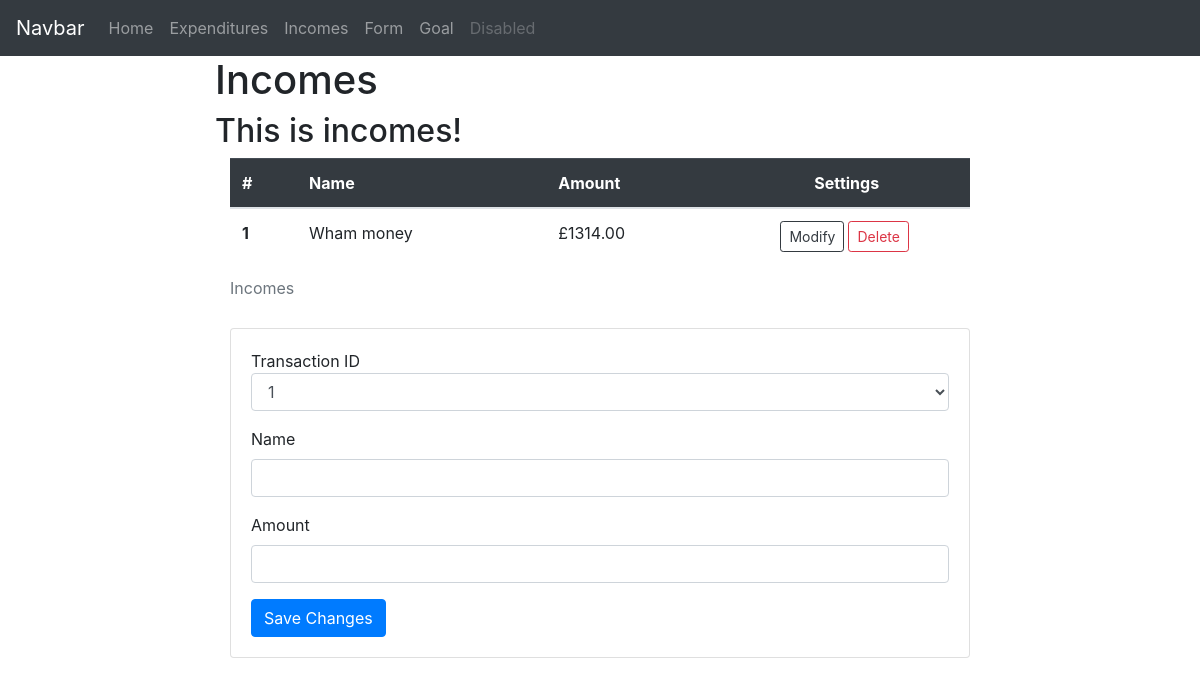
/incomes, run on an earlier commit of the app's database.
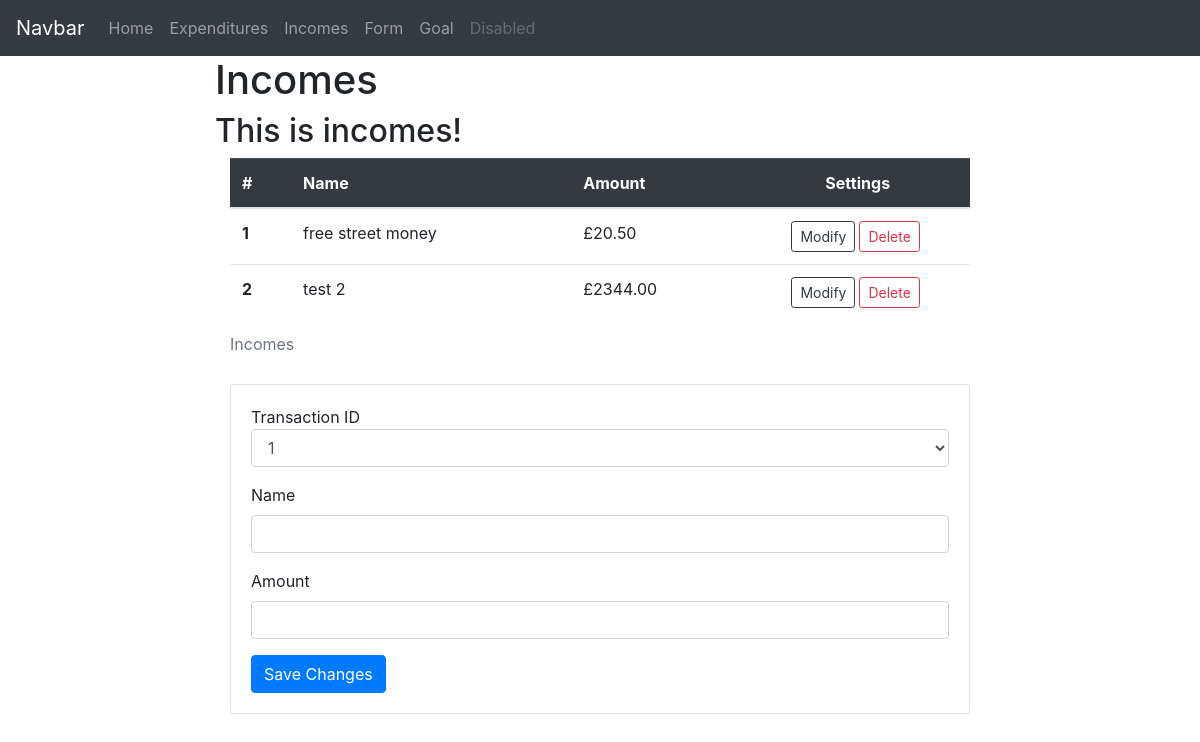
And on a later commit of the database.
### app/models.py (models this page shows)
class Income(db.Model):
    id = db.Column(db.Integer, primary_key=True)
    name = db.Column(db.String(500), index=True, unique=True, nullable=False)
    amount = db.Column(db.Float, nullable=False)

### app/views.py (the view)
@app.route('/incomes', methods =['GET','POST'])
def incomes():
    modify_form=ModifyIncomeForm()
    with app.app_context():
        incomes_list=db.session.query(models.Income).all()
    for x in incomes_list:
        modify_form.id.choices.append(x.id)
    incomes_count = len(incomes_list)
    incomes={'description':'This is incomes!'}
    return render_template('incomes.html', title='Incomes',incomes_list = incomes_list, incomes_count=incomes_count ,incomes=incomes, modify_form=modify_form) #this is the base location

### app/forms.py
class ModifyIncomeForm(FlaskForm):
    id = SelectField('ID',validators=[DataRequired()],choices=[])
    name = StringField('Name')
    amount = FloatField('Amount',validators=[NumberRange(min=0.01, max=9.0e12)])
    submit = SubmitField('Save Changes')

### app/templates/incomes.html (shortened to what this page needs)
{% extends "base.html" %}]
{%block content%}
<h1>Incomes</h1>
<h2>{{incomes.description}}</h2>
<div class="container">
    <table class="table table-hover">
        <caption>Incomes</caption>
        <thead class="table-dark">
          <tr>
            <th scope="col">#</th>
            <th scope="col">Name</th>
            <th scope="col">Amount</th>
            <th scope="col">
              <div class="row justify-content-md-center">
                Settings
                </div>
            </th>
          </tr>
        </thead>
        <tbody>
          {% for x in range(1,incomes_count+1) %}
          <tr>
            <th scope="row">{{x}}</th>
            <td>{{incomes_list[x-1].name}}</td>
            <td>£{{'%0.2f'|format(incomes_list[x-1].amount|float)}}</td>
            <td>
              <div class="row justify-content-center">
                  <form method="post" action="{{ url_for('modify_income', id=incomes_list[x-1].id) }}" class="mr-1">
                      <button type="submit" class="btn btn-outline-dark btn-sm">Modify</button>
                  </form>
                  <form method="post" action="{{ url_for('delete_income', id=incomes_list[x-1].id) }}" class="mr-1">
                      <button type="submit" class="btn btn-outline-danger btn-sm">Delete</button>
                  </form>
              </div>
          </td>
          </tr>
          {% endfor %}
        </tbody>
      </table>
      <div class="card card-body">
        <form method="post" action="{{ url_for('modify_income', id=incomes_list[0].id) }}">
            <div class="mb-3">
              <tr>
                Transaction ID
              </tr>
                {{ modify_form.id(class="form-control") }}
            </div>
            <div class="mb-3">
                {{ modify_form.name.label }}
                {{ modify_form.name(class="form-control") }}
            </div>
            <div class="mb-3">
                {{ modify_form.amount.label }}
                {{ modify_form.amount(class="form-control") }}
            </div>
            {{ modify_form.submit(class="btn btn-primary") }}
        </form>
        </div>
</div>
{%endblock%}

What changed in the data, as far as the page shows it:
added Income: name "test 2", amount "2344.00"
Also different on the page:
new list line: "1 £ Modify Delete"
new list line: "free street money 20.50"
new list line: "2 £ Modify Delete"
list line gone: "1 £ Modify Delete"
list line gone: "Wham money 1314.00"
